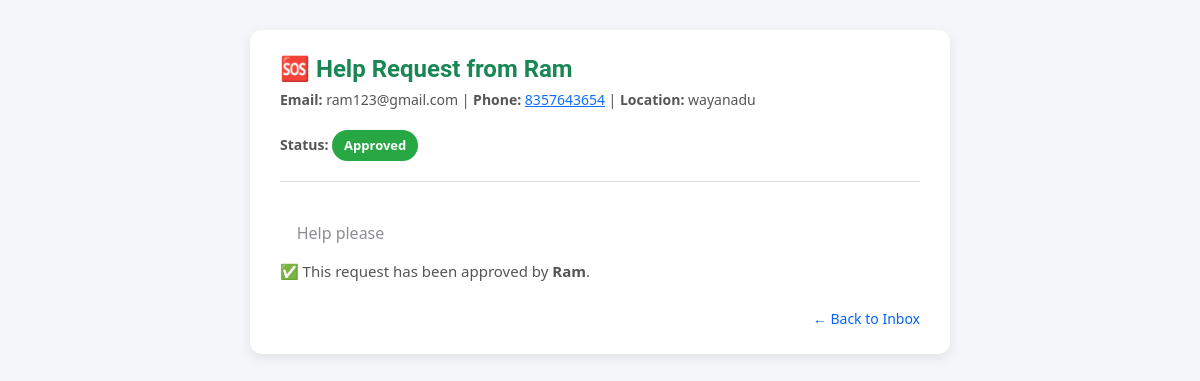
The app's page /user/view_request.php?id=9 with its own data.
### tables this page shows
CREATE TABLE `victims` (
  `id` int(11) NOT NULL,
  `name` varchar(100) DEFAULT NULL,
  `phone` varchar(15) DEFAULT NULL,
  `email` varchar(100) DEFAULT NULL,
  `location` varchar(255) DEFAULT NULL,
  `need` text DEFAULT NULL,
  `status` tinyint(1) DEFAULT 0,
  `approved_by` varchar(100) DEFAULT NULL,
  `created_at` timestamp NOT NULL DEFAULT current_timestamp(),
  `viewed_by` text DEFAULT NULL
);

CREATE TABLE `users` (
  `id` int(11) NOT NULL,
  `username` varchar(100) NOT NULL,
  `photo` varchar(255) DEFAULT NULL,
  `password_hash` varchar(255) NOT NULL,
  `role` enum('admin','volunteer') NOT NULL,
  `created_at` timestamp NOT NULL DEFAULT current_timestamp(),
  `full_name` varchar(100) DEFAULT NULL,
  `email` varchar(100) DEFAULT NULL,
  `phone` varchar(20) DEFAULT NULL,
  `address` text DEFAULT NULL,
  `status` tinyint(1) NOT NULL DEFAULT 0 COMMENT '0=pending, 1=approved, 2=declined'
);

### user/view_request.php (the view, shortened to what this page needs)
<?php
$username = $_SESSION['username'] ?? '';
$conn = new mysqli("localhost", "root", "", "relieflink");
$id = (int)($_GET['id'] ?? 0);
$res = $conn->query("SELECT * FROM victims WHERE id = $id");
$data = $res->fetch_assoc();
$approver_name = '';
if (!empty($data['approved_by']) && $data['approved_by'] !== $username) {
    $stmt = $conn->prepare("SELECT full_name FROM users WHERE username = ?");
    $stmt->bind_param("s", $data['approved_by']);
    $stmt->execute();
    $result = $stmt->get_result();
    $approver = $result->fetch_assoc();
    $approver_name = $approver['full_name'] ?? $data['approved_by'];
}
?>
<!DOCTYPE html>
<html lang="en">
<head>
  <link rel="stylesheet" href="../assets/css/bootstrap.min.css">
</head>
<body>
<div class="message-box">
  <div class="message-header">
    <h4>🆘 Help Request from <?= htmlspecialchars($data['name']) ?></h4>
    <div class="meta">
      <strong>Email:</strong> <?= htmlspecialchars($data['email']) ?> |
      <strong>Phone:</strong> <a href="tel:<?= htmlspecialchars($data['phone']) ?>"><?= htmlspecialchars($data['phone']) ?></a> |
      <strong>Location:</strong> <?= htmlspecialchars($data['location']) ?>
    </div>
    <div class="meta">
      <strong>Status:</strong>
      <?php if ($data['status'] == 0): ?>
        <span class="status-badge pending">Pending</span>
      <?php elseif ($data['status'] == 1): ?>
        <span class="status-badge approved">Approved</span>
      <?php else: ?>
        <span class="status-badge declined">Declined</span>
      <?php endif; ?>
    </div>
  </div>
  <div class="message-body">
    <?= nl2br(htmlspecialchars($data['need'])) ?>
  </div>
  <?php if ($data['status'] == 0): ?>
    <form method="POST" class="action-buttons">
      <button class="btn btn-success" name="action" value="approve">✅ Approve</button>
      <button class="btn btn-danger" name="action" value="decline">❌ Decline</button>
    </form>
  <?php else: ?>
    <div class="info-msg">
      <?php if ($data['status'] == 1 && $data['approved_by'] === $username): ?>
        ✅ You have already approved this request.
      <?php elseif ($data['status'] == 1 && $data['approved_by'] !== $username): ?>
        ✅ This request has been approved by <strong><?= htmlspecialchars($approver_name) ?></strong>.
      <?php else: ?>
        ❌ This request has been declined.
      <?php endif; ?>
    </div>
  <?php endif; ?>
  <a href="mail.php" class="back-link text-decoration-none">← Back to Inbox</a>
</div>
</body>
</html>

### user/view_request.php (style rules this page uses)
body { background-color: #f4f6f9; font-family: 'Segoe UI', sans-serif; padding: 30px; }
.message-box { max-width: 700px; margin: auto; background: white; padding: 25px 30px; border-radius: 12px; box-shadow: 0 4px 12px rgba(0,0,0,0.08); }
.message-header h4 { margin-bottom: 5px; color: #198754; }
.meta { font-size: 14px; color: #555; margin-bottom: 20px; }
.meta a { color: #0d6efd; text-decoration: underline; }
.message-body { white-space: pre-wrap; border-top: 1px solid #ddd; padding-top: 15px; font-size: 16px; line-height: 1.5; }
.status-badge { display: inline-block; padding: 6px 12px; border-radius: 20px; font-size: 13px; font-weight: 600; color: white; }
.approved { background-color: #28a745; }
.back-link { display: block; margin-top: 25px; text-align: right; font-size: 14px; }
.info-msg { margin-top: 15px; font-size: 15px; color: #555; }

### records on screen
victims: name "Ram", email "ram123@gmail.com", phone "8357643654", location "wayanadu", need "Help please"
users: full_name "Ram"
